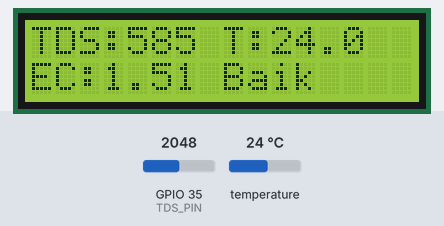
Recording of a sketch running on a simulated ESP32. Shown: 16×2 character LCD. The test bench sets the inputs (shaded band); at power-on: GPIO 35 (TDS_PIN) = 2048, temperature 24 °C. WiFi joins after 1.5 s; servers stay silent unless stated; what the sketch prints to the serial monitor is not drawn.

Above: at 9.6 s.
9.7 s: GPIO 35 (TDS_PIN) set to 1223
At 13.0 s:
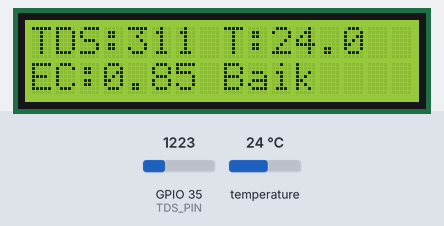
13.6 s: GPIO 35 (TDS_PIN) set to 1135
At 16.2 s:
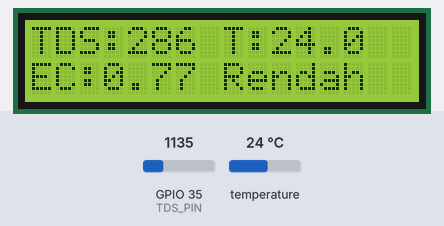
16.6 s: GPIO 35 (TDS_PIN) set to 3603
At 19.4 s:
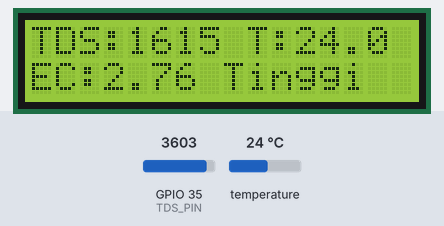
19.7 s: temperature set to 12 °C
At 22.4 s:
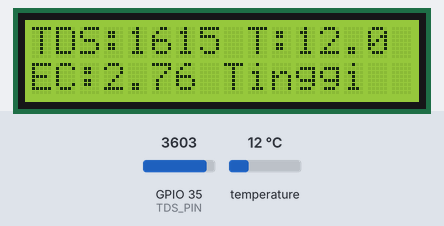
22.7 s: temperature set to 19 °C
At 24.7 s:
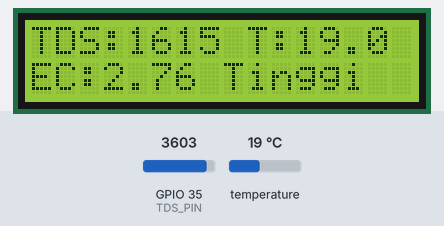
25.8 s: temperature set to 28 °C
At 27.9 s:
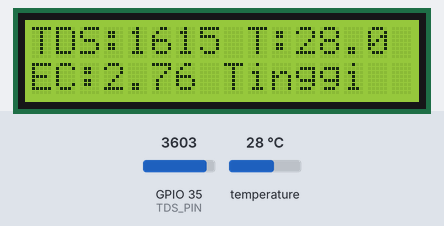
Timing chart, 0 to 29.4 s (numbered marks = the images above; inputs shaded):
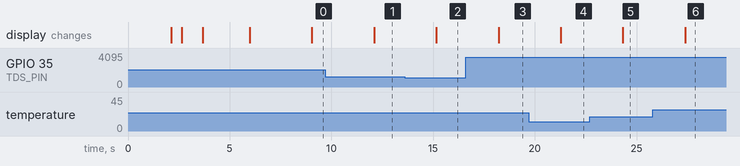

Measured:
- the behaviour switches between 1184 and 1183 on GPIO 35 (TDS_PIN) (found by bisection; images 1 and 2)
- after the input at 9.7 s, the display: changes after 2.4 s (image 1)
- after the input at 13.6 s, the display: changes after 1.6 s (image 2)
- after the input at 16.6 s, the display: changes after 1.6 s (image 3)
- after the input at 19.7 s, the display: changes after 1.6 s (image 4)
- after the input at 22.7 s, the display: changes after 1.6 s (image 5)
- after the input at 25.8 s, the display: changes after 1.6 s (image 6)

The sketch:

kkj-tds6-ec-temp-lcd-blynk-notify-no-wifimanager.ino
```cpp
#define BLYNK_TEMPLATE_ID "TMPL6zG03a79_"
#define BLYNK_TEMPLATE_NAME "TDS"
#define BLYNK_AUTH_TOKEN "7vXt_5Gv3Z3vxiRMR6TjOKyC17qDM3UB"

#define BLYNK_PRINT Serial
#include <WiFi.h>
#include <BlynkSimpleEsp32.h>
#include <LiquidCrystal_I2C.h>
#include <OneWire.h>
#include <DallasTemperature.h>

// WiFi credentials (ganti dengan SSID dan password anda)
const char* ssid = "Redmi13";       // Contoh: "WiFi Student"
const char* password = "ha.fiz123";

LiquidCrystal_I2C lcd(0x27, 16, 2); // Sesuaikan alamat I2C jika berbeza
#define TDS_PIN 35  // Pin analog GPIO 35
#define ONE_WIRE_BUS 15  // Pin D15 untuk DS18B20

// Inisialisasi OneWire dan DallasTemperature
OneWire oneWire(ONE_WIRE_BUS);
DallasTemperature sensors(&oneWire);

namespace sensor {
  float ec = 0;
  unsigned int tds = 0;
  float temperature = 0;  // Menyimpan bacaan suhu
  float ecCalibration = 1.0;
  const int tdsThresholdMin = 300;  // Ambang minimum untuk akuaponik
  const int tdsThresholdMax = 1200; // Ambang maksimum untuk akuaponik
  const float tempThresholdMin = 20.0;  // Ambang minimum suhu (°C)
  const float tempThresholdMax = 30.0;  // Ambang maksimum suhu (°C)
  bool alertSentLow = false;
  bool alertSentHigh = false;
  bool alertSentNormal = false;
  bool alertSentTempLow = false;  // Bendera untuk notifikasi suhu rendah
  bool alertSentTempHigh = false; // Bendera untuk notifikasi suhu tinggi
  bool alertSentTempNormal = false; // Bendera untuk notifikasi suhu normal
}

void setup() {
  Serial.begin(115200);
  Serial.println("Memulakan sistem TDS dan Suhu IoT untuk Akuaponik...");

  // Inisialisasi LCD
  lcd.init();
  lcd.backlight();
  lcd.setCursor(0, 0);
  lcd.print("Sistem Akuaponik");
  lcd.setCursor(0, 1);
  lcd.print("Memulakan...");
  delay(2000);

  pinMode(TDS_PIN, INPUT);

  // Inisialisasi sensor DS18B20
  sensors.begin();

  // Sambung ke WiFi
  lcd.clear();
  lcd.setCursor(0, 0);
  lcd.print("Sambung WiFi...");
  WiFi.begin(ssid, password);
  int wifiTimeout = 20; // Timeout 20 saat
  unsigned long startAttemptTime = millis();

  while (WiFi.status() != WL_CONNECTED && millis() - startAttemptTime < wifiTimeout * 1000) {
    delay(500);
    Serial.print(".");
    lcd.setCursor(0, 1);
    lcd.print("Menunggu...");
  }

  if (WiFi.status() == WL_CONNECTED) {
    Serial.println("\nWiFi tersambung! SSID: " + String(ssid));
    lcd.clear();
    lcd.setCursor(0, 0);
    lcd.print("WiFi OK!");
    lcd.setCursor(0, 1);
    lcd.print(ssid);
    delay(2000);
  } else {
    Serial.println("\nGagal sambung WiFi! Mulakan semula...");
    lcd.clear();
    lcd.setCursor(0, 0);
    lcd.print("WiFi Gagal!");
    lcd.setCursor(0, 1);
    lcd.print("Restart...");
    delay(5000);
    ESP.restart();
  }

  // Blynk
  Blynk.config(BLYNK_AUTH_TOKEN);
  Blynk.connect();
  if (Blynk.connected()) {
    Serial.println("Blynk tersambung!");
    lcd.clear();
    lcd.setCursor(0, 0);
    lcd.print("Blynk OK!");
    delay(2000);
  } else {
    Serial.println("Blynk gagal sambung!");
    lcd.clear();
    lcd.setCursor(0, 0);
    lcd.print("Blynk Gagal!");
    delay(2000);
  }
}

void loop() {
  if (WiFi.status() == WL_CONNECTED && Blynk.connected()) {
    Blynk.run();
  } else {
    Serial.println("WiFi atau Blynk terputus! Cuba sambung semula...");
    lcd.clear();
    lcd.setCursor(0, 0);
    lcd.print("Koneksi Terputus");
    if (WiFi.status() != WL_CONNECTED) {
      WiFi.begin(ssid, password);
      int wifiTimeout = 10; // Timeout 10 saat untuk reconnect
      unsigned long startAttemptTime = millis();
      while (WiFi.status() != WL_CONNECTED && millis() - startAttemptTime < wifiTimeout * 1000) {
        delay(500);
        Serial.print(".");
        lcd.setCursor(0, 1);
        lcd.print("Sambung WiFi...");
      }
    }
    if (WiFi.status() == WL_CONNECTED) {
      Blynk.connect();
      if (Blynk.connected()) {
        Serial.println("WiFi dan Blynk tersambung semula!");
        lcd.clear();
        lcd.setCursor(0, 0);
        lcd.print("Koneksi OK!");
        delay(2000);
      }
    } else {
      Serial.println("Gagal sambung WiFi!");
      lcd.setCursor(0, 1);
      lcd.print("WiFi Gagal!");
      delay(2000);
    }
  }

  readTdsQuick();
  delay(2000);
}

void readTdsQuick() {
  const int numReadings = 50;  // Ambil purata 50 bacaan
  long sum = 0;
  int validReadings = 0;
  int maxReading = 0;
  for (int i = 0; i < numReadings; i++) {
    int reading = analogRead(TDS_PIN);
    if (reading > 0) {
      sum += reading;
      validReadings++;
      if (reading > maxReading) maxReading = reading;
    }
    delay(5);
  }
  int sensorValue = (validReadings > 0) ? (sum / validReadings) : 0;
  float rawEc = (float)sensorValue * 3.3 / 4095.0;  // ADC 12-bit, sensor 3.3V

  // Membaca suhu dari DS18B20
  sensors.requestTemperatures();
  sensor::temperature = sensors.getTempCByIndex(0);  // Suhu dalam Celsius

  // Validasi bacaan suhu
  if (sensor::temperature == -127.0) {
    Serial.println("Gagal membaca suhu dari DS18B20!");
    lcd.clear();
    lcd.setCursor(0, 0);
    lcd.print("Suhu Error!");
    return;
  }

  Serial.print("Raw Analog (Avg): ");
  Serial.print(sensorValue);
  Serial.print(" | Max Raw: ");
  Serial.print(maxReading);
  Serial.print(" | Voltage: ");
  Serial.print(rawEc, 3);
  Serial.print(" | Valid Readings: ");
  Serial.print(validReadings);
  Serial.print(" | Temperature: ");
  Serial.print(sensor::temperature, 1);
  Serial.println(" °C");

  float offset = 0.14;
  sensor::ec = (rawEc * sensor::ecCalibration) - offset;
  if (sensor::ec < 0) sensor::ec = 0;

  sensor::tds = (133.42 * pow(sensor::ec, 3) - 255.86 * sensor::ec * sensor::ec + 857.39 * sensor::ec) * 0.5;

  Serial.print("TDS: ");
  Serial.println(sensor::tds);
  Serial.print("EC: ");
  Serial.println(sensor::ec, 2);
  Serial.print("Temperature: ");
  Serial.println(sensor::temperature, 1);

  // Papar pada LCD: TDS dan suhu di baris pertama, EC dan kualiti di baris kedua
  lcd.clear();
  lcd.setCursor(0, 0);
  lcd.print("TDS:");
  lcd.print(sensor::tds);
  lcd.print(" T:");
  lcd.print(sensor::temperature, 1);
  lcd.setCursor(0, 1);
  lcd.print("EC:");
  lcd.print(sensor::ec, 2);
  lcd.print(" ");
  if (sensor::tds < 300) lcd.print("Rendah");
  else if (sensor::tds <= 1200) lcd.print("Baik");
  else lcd.print("Tinggi");

  // Hantar ke Blynk
  if (Blynk.connected()) {
    Blynk.virtualWrite(V0, sensor::tds);
    Blynk.virtualWrite(V1, sensor::ec);
    Blynk.virtualWrite(V2, sensor::temperature);  // Hantar suhu ke pin virtual V2
  }

  // Logik notifikasi TDS
  if (sensor::tds < sensor::tdsThresholdMin && !sensor::alertSentLow) {
    Blynk.logEvent("low_tds", "⚠️ TDS terlalu rendah! TDS: " + String(sensor::tds) + " ppm");
    sensor::alertSentLow = true;
    sensor::alertSentNormal = false;
  } else if (sensor::tds > sensor::tdsThresholdMax && !sensor::alertSentHigh) {
    Blynk.logEvent("high_tds", "⚠️ TDS terlalu tinggi! TDS: " + String(sensor::tds) + " ppm");
    sensor::alertSentHigh = true;
    sensor::alertSentNormal = false;
  } else if (sensor::tds >= sensor::tdsThresholdMin && sensor::tds <= sensor::tdsThresholdMax && !sensor::alertSentNormal) {
    Blynk.logEvent("normal_tds", "✅ TDS kembali normal! TDS: " + String(sensor::tds) + " ppm");
    sensor::alertSentNormal = true;
    sensor::alertSentLow = false;
    sensor::alertSentHigh = false;
  }

  // Logik notifikasi suhu
  if (sensor::temperature < sensor::tempThresholdMin && !sensor::alertSentTempLow) {
    Blynk.logEvent("low_temp", "⚠️ Suhu terlalu rendah! Suhu: " + String(sensor::temperature, 1) + " °C");
    sensor::alertSentTempLow = true;
    sensor::alertSentTempNormal = false;
  } else if (sensor::temperature > sensor::tempThresholdMax && !sensor::alertSentTempHigh) {
    Blynk.logEvent("high_temp", "⚠️ Suhu terlalu tinggi! Suhu: " + String(sensor::temperature, 1) + " °C");
    sensor::alertSentTempHigh = true;
    sensor::alertSentTempNormal = false;
  } else if (sensor::temperature >= sensor::tempThresholdMin && sensor::temperature <= sensor::tempThresholdMax && !sensor::alertSentTempNormal) {
    Blynk.logEvent("normal_temp", "✅ Suhu kembali normal! Suhu: " + String(sensor::temperature, 1) + " °C");
    sensor::alertSentTempNormal = true;
    sensor::alertSentTempLow = false;
    sensor::alertSentTempHigh = false;
  }
}
```
